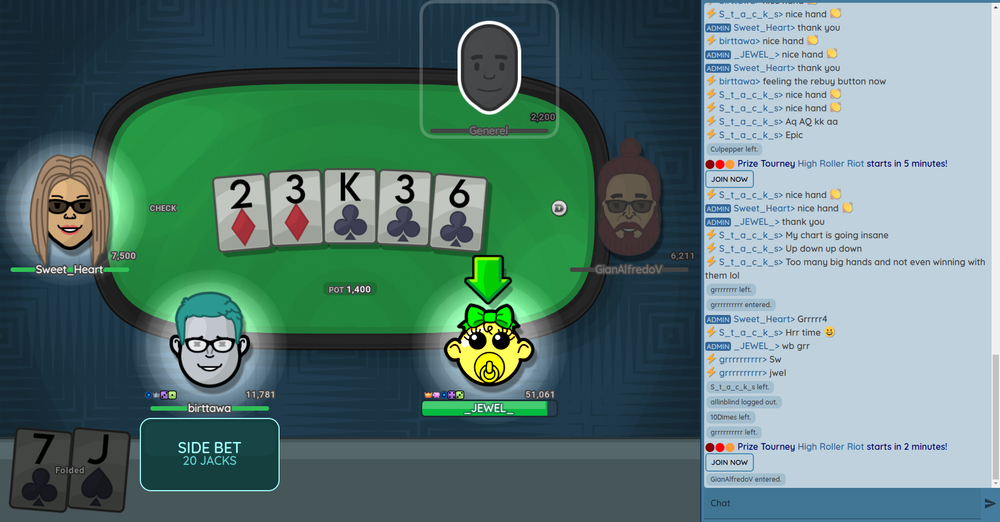
#> input picture tests/full_sitting.png, 1000 x 522 px, shrunk from 1788 x 933 before the run
$ python test.py
#> lines starting #> are read from the running program, lines starting #| are printed output that depends on the picture; after the words box and inside, x2 and y2 are one past the last pixel; in counts of white or black regions, pixels touching at a corner belong together
import cv2
import numpy as np

#  stolen code
def non_max_suppression_slow(boxes, overlapThresh = 0):
	# if there are no boxes, return an empty list
	if len(boxes) == 0:
		return []

	# initialize the list of picked indexes
	pick = []
	# grab the coordinates of the bounding boxes


	x1 = boxes[:,0]
	y1 = boxes[:,1]
	x2 = boxes[:,2]
	y2 = boxes[:,3]

	# compute the area of the bounding boxes and sort the bounding
	# boxes by the bottom-right y-coordinate of the bounding box
	area = (x2 - x1 + 1) * (y2 - y1 + 1)
	idxs = np.argsort(y2)

	# keep looping while some indexes still remain in the indexes
	# list
	while len(idxs) > 0:
		# grab the last index in the indexes list, add the index
		# value to the list of picked indexes, then initialize
		# the suppression list (i.e. indexes that will be deleted)
		# using the last index
		last = len(idxs) - 1
		i = idxs[last]
		pick.append(i)
		suppress = [last]

		# loop over all indexes in the indexes list
		for pos in range(0, last):
			# grab the current index
			j = idxs[pos]
			# find the largest (x, y) coordinates for the start of
			# the bounding box and the smallest (x, y) coordinates
			# for the end of the bounding box
			xx1 = max(x1[i], x1[j])
			yy1 = max(y1[i], y1[j])
			xx2 = min(x2[i], x2[j])
			yy2 = min(y2[i], y2[j])
			# compute the width and height of the bounding box
			w = max(0, xx2 - xx1 + 1)
			h = max(0, yy2 - yy1 + 1)
			# compute the ratio of overlap between the computed
			# bounding box and the bounding box in the area list
			overlap = float(w * h) / area[j]
			# if there is sufficient overlap, suppress the
			# current bounding box
			if overlap > overlapThresh:
				suppress.append(pos)
		# delete all indexes from the index list that are in the
		# suppression list
		idxs = np.delete(idxs, suppress)
	# return only the bounding boxes that were picked
	return boxes[pick]

fullimg = cv2.imread('full_sitting.png')
#> fullimg is the input picture: shape (522, 1000, 3); mean B, G, R 116.3, 122.1, 89.8
wanted = cv2.imread('boardclub.png')
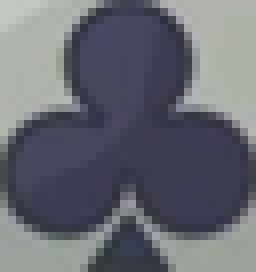
#> input picture tests/boardclub.png, 32 x 34 px, shrunk from 57 x 61 before the run (shown 8 times larger)
#> wanted is the input picture: shape (34, 32, 3); mean B, G, R 114.3, 105.3, 102.5
w, h = wanted.shape[:-1]
#> w = 34; h = 32

res = cv2.matchTemplate(fullimg, wanted, cv2.TM_CCOEFF_NORMED)
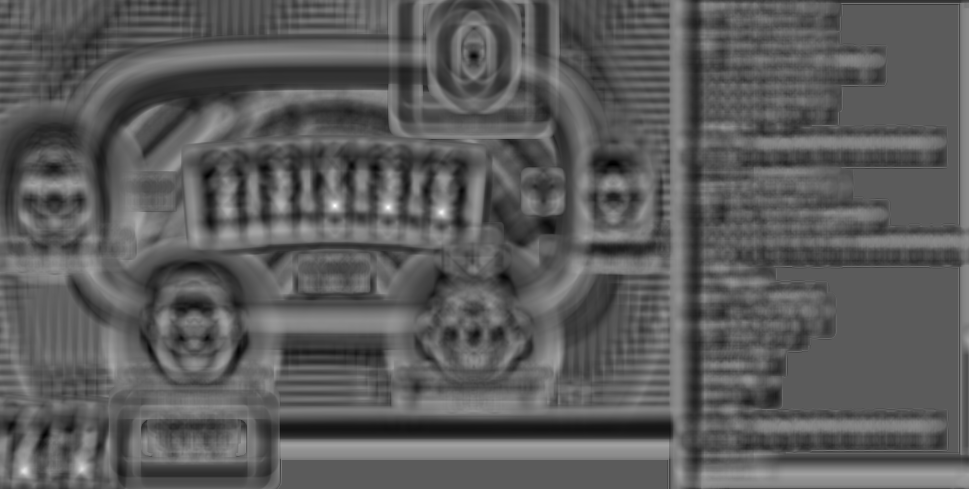
#> res: shape (489, 969) float32; min -0.542, max 0.96, mean -0.000162; drawn with min black and max white
threshold = .75
loc = np.where(res >= threshold)
#> loc = 50 positions, rows 204 to 471, columns 23 to 443


zipped = np.array([[pt[0], pt[1], pt[0] + w, pt[1] + h] for pt in zip(*loc[::-1])])
#> zipped = 50 rows, first 6: [333, 204, 367, 236], [334, 204, 368, 236], [335, 204, 369, 236], [336, 204, 370, 236], [333, 205, 367, 237], [334, 205, 368, 237]

for pt in non_max_suppression_slow(zipped, 0.3):  # Switch columns and rows

# for pt in [(p[0], p[1], p[0] + w, p[1] + h) for p in zip(*loc[::-1])]: # Switch columns and rows, this is without suppression


	print(pt)
	cv2.rectangle(fullimg, (pt[0], pt[1]), (pt[2], pt[3]), (0, 0, 255), 2)
#> this loop made 4 passes
#> pt on passes 1 to 4: [25, 471, 59, 503], [442, 213, 476, 245], [389, 208, 423, 240], [335, 207, 369, 239]
#| [ 25 471  59 503]
#| [442 213 476 245]
#| [389 208 423 240]
#| [335 207 369 239]
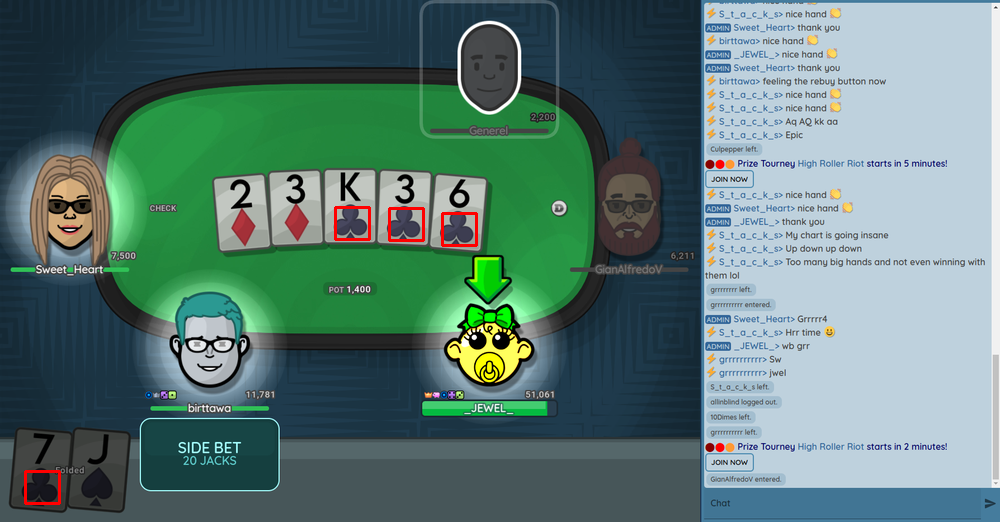
#> fullimg: shape (522, 1000, 3); 0.3% of pixels changed, all inside (x1, y1, x2, y2) = (24, 206, 478, 505)


cv2.imwrite('result.png', fullimg)
